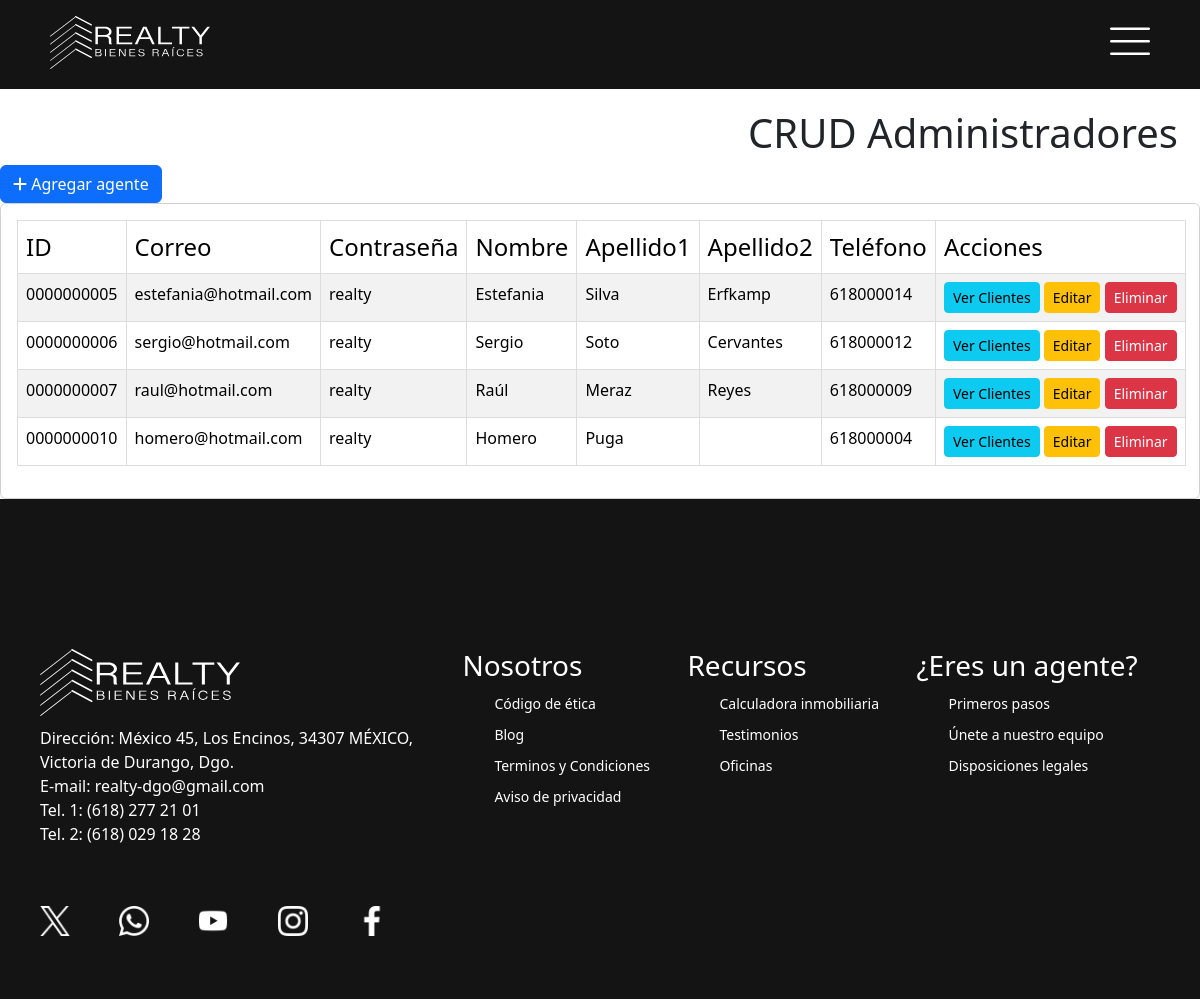
Page /views/crud-administradores.php (signed in) on the committed database.
### tables this page shows
CREATE TABLE IF NOT EXISTS `usuarios` (
  `id_usuario` int(10) unsigned zerofill NOT NULL AUTO_INCREMENT,
  `correo` varchar(50) NOT NULL,
  `contrasena` varchar(50) NOT NULL DEFAULT 'realty',
  `nombre` varchar(50) NOT NULL,
  `apellido_1` varchar(50) NOT NULL,
  `apellido_2` varchar(50) DEFAULT NULL,
  `telefono` char(10) NOT NULL,
  `rol` int NOT NULL,
  PRIMARY KEY (`id_usuario`)
);

### views/crud-administradores.php (the view, shortened to what this page needs)
<!DOCTYPE html>
<html lang="en">
<head>
    <link href="https://cdn.jsdelivr.net/npm/bootstrap@5.3.2/dist/css/bootstrap.min.css" rel="stylesheet"
>
    <link rel="stylesheet" href="css/navbar.css">
    <link rel="stylesheet" href="css/crud-propiedades.css">
</head>
<?php include('../models/php/conn-vistas.php'); ?>
<body>
    <div class="">
        <div class="row" style="margin-top: 20px; text-align: right; margin-right: 10px;">
            <div class="col-12">
                <h1>CRUD Administradores</h1>
                <div class="d-flex">
                <button type="button" class="btn btn-primary" data-bs-toggle="modal" data-bs-target="#FormularioAdmin">
                    <i class="fas fa-plus"></i> Agregar agente
                </button>
                </div>
            </div>
        </div>
        <div class="row">
            <div class="col">
                <div class="card card-body">
                    <table class="table table-hover table-striped" id="tablaAgentes">
                        <thead>
                            <tr>
                                <th scope="col">ID</th>
                                <th scope="col">Correo</th>
                                <th scope="col">Contraseña</th>
                                <th scope="col">Nombre</th>
                                <th scope="col">Apellido1</th>
                                <th scope="col">Apellido2</th>
                                <th scope="col">Teléfono</th>
                                <th scope="col">Acciones</th>
                            </tr>
                        </thead>
                        <tbody id="tablaAgentesBody">
                            <?php
                            $query = "SELECT * FROM usuarios WHERE rol = '0'";
                            $resultado = mysqli_query($conn, $query);
                            while ($row = mysqli_fetch_assoc($resultado)) {
                                $id_admin = $row['id_usuario'];
                            ?>
                                <tr>
                                    <td><?= $row['id_usuario']; ?></td>
                                    <td><?= $row['correo']; ?></td>
                                    <td><?= $row['contrasena']; ?></td>
                                    <td><?= $row['nombre']; ?></td>
                                    <td><?= $row['apellido_1']; ?></td>
                                    <td><?= $row['apellido_2']; ?></td>
                                    <td><?= $row['telefono']; ?></td>
                                    <td>
                                        <button class="btn btn-info btn-sm ver-todos-clientes"
                                            data-bs-toggle="modal"
                                            data-bs-target="#modalClientesAdmin<?= $id_admin; ?>"
                                            data-admin-id="<?= $id_admin; ?>">Ver Clientes</button>
                                        <button class="btn btn-warning btn-sm">Editar</button>
                                        <button class="btn btn-danger btn-sm">Eliminar</button>
                                    </td>
                                </tr>
                            <?php } ?>
                        </tbody>
                    </table>
                </div>
            </div>
        </div>
    </div>
</body>
</html>

### views/css/navbar.css (style rules this page uses)
html, body, header, footer { margin: 0; padding: 0; }
.navbar { background-color: rgb(20, 20, 20); color: #fff; display: flex; justify-content: space-between; align-items: center; padding: 10px 50px 20px 50px; margin: 0; height: auto; }
.navbar-logo img { width: 160px; height: auto; margin-top: 6px; }
.sesion { display: flex; margin-top: 10px; }
footer { height: 500px; background-color: rgb(20, 20, 20); display: flex; justify-content: left; align-items: left; margin: 0; padding: 150px 40px 0 40px; }
.footer-img { width: 400px; }
.footer-realty-logo img { width: 200px; }
.contacto { color: white; margin-top: 10px; margin-bottom: 40px; }
.contacto p { margin: 0; font-weight: 100; }
.redes img { width: 30px; margin: 20px 45px 0 0; padding:0; }
.recursos { display: flex; flex: 1; justify-content: space-evenly; font-weight: 100; color: white; font-size: 14px; }
.recursos div { margin: 0 15px 0 15px; }
.recursos li { list-style: none; margin-top: 10px; }
.recursos h3 { font-weight: 100; }
#openBtn, #closeBtn { background: none; border: none; padding: 0; }

### views/css/crud-propiedades.css (style rules this page uses)
table { font-weight: 100; text-align: left; width: 100%; border-collapse: collapse; }
th, td { padding: 15px; border: 1px solid #ddd; white-space: nowrap; overflow: hidden; text-overflow: ellipsis; }
th { font-weight: 200; font-size: 24px; }
.card { overflow: scroll; }

### rows in the picture
usuarios: id_usuario "0000000005", correo "estefania@hotmail.com", contrasena "realty", nombre "Estefania", apellido_1 "Silva", apellido_2 "Erfkamp", telefono "618000014"
usuarios: id_usuario "0000000006", correo "sergio@hotmail.com", contrasena "realty", nombre "Sergio", apellido_1 "Soto", apellido_2 "Cervantes", telefono "618000012"
usuarios: id_usuario "0000000007", correo "raul@hotmail.com", contrasena "realty", nombre "Raúl", apellido_1 "Meraz", apellido_2 "Reyes", telefono "618000009"
usuarios: id_usuario "0000000010", correo "homero@hotmail.com", contrasena "realty", nombre "Homero", apellido_1 "Puga", telefono "618000004"
